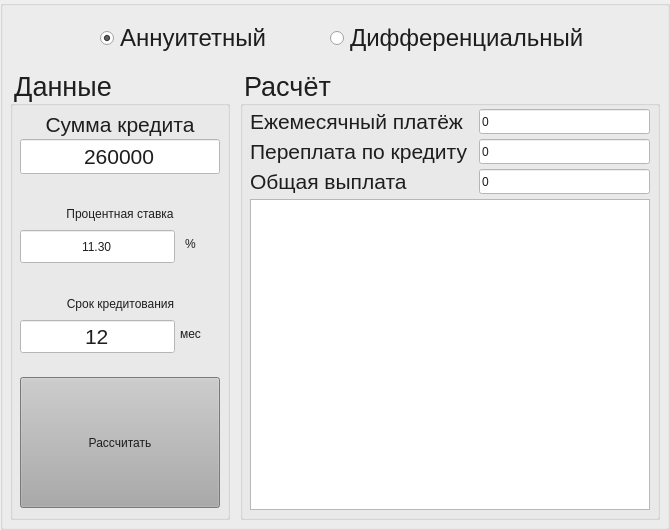
   <widget class="QGroupBox" name="gBox_credit">
    <property name="geometry">
     <rect>
      <x>585</x>
      <y>5</y>
      <width>670</width>
      <height>530</height>
     </rect>
    </property>
    <property name="title">
     <string/>
    </property>
    <widget class="QRadioButton" name="annuit">
     <property name="geometry">
      <rect>
       <x>100</x>
       <y>25</y>
       <width>181</width>
       <height>26</height>
      </rect>
     </property>
     <property name="font">
      <font>
       <pointsize>18</pointsize>
      </font>
     </property>
     <property name="styleSheet">
      <string notr="true">color: rgb(30, 30, 30);</string>
     </property>
     <property name="text">
      <string>Аннуитетный</string>
     </property>
     <property name="checked">
      <bool>true</bool>
     </property>
    </widget>
    <widget class="QRadioButton" name="differen">
     <property name="geometry">
      <rect>
       <x>330</x>
       <y>25</y>
       <width>260</width>
       <height>26</height>
      </rect>
     </property>
     <property name="font">
      <font>
       <pointsize>18</pointsize>
      </font>
     </property>
     <property name="styleSheet">
      <string notr="true">color: rgb(30, 30, 30);</string>
     </property>
     <property name="text">
      <string>Дифференциальный</string>
     </property>
     <property name="checked">
      <bool>false</bool>
     </property>
    </widget>
    <widget class="QGroupBox" name="groupBox_2">
     <property name="geometry">
      <rect>
       <x>10</x>
       <y>69</y>
       <width>220</width>
       <height>451</height>
      </rect>
     </property>
     <property name="font">
      <font>
       <family>Ubuntu</family>
       <pointsize>20</pointsize>
       <weight>50</weight>
       <italic>false</italic>
       <bold>false</bold>
      </font>
     </property>
     <property name="styleSheet">
      <string notr="true">font: 20pt &quot;Ubuntu&quot;;
color: rgb(30, 30, 30);</string>
     </property>
     <property name="title">
      <string>Данные</string>
     </property>
     <widget class="QLineEdit" name="lineEdit_3">
      <property name="enabled">
       <bool>true</bool>
      </property>
      <property name="geometry">
       <rect>
        <x>10</x>
        <y>70</y>
        <width>200</width>
        <height>35</height>
       </rect>
      </property>
      <property name="font">
       <font>
        <family>Ubuntu</family>
        <pointsize>16</pointsize>
        <weight>50</weight>
        <italic>false</italic>
        <bold>false</bold>
       </font>
      </property>
      <property name="styleSheet">
       <string notr="true">font: 16pt &quot;Ubuntu&quot;;
background:rgb(255, 255, 255);</string>
      </property>
      <property name="text">
       <string>260000</string>
      </property>
      <property name="maxLength">
       <number>100</number>
      </property>
      <property name="alignment">
       <set>Qt::AlignCenter</set>
      </property>
     </widget>
     <widget class="QLabel" name="label">
      <property name="geometry">
       <rect>
        <x>10</x>
        <y>40</y>
        <width>200</width>
        <height>30</height>
       </rect>
      </property>
      <property name="font">
       <font>
        <family>Ubuntu</family>
        <pointsize>16</pointsize>
        <weight>50</weight>
        <italic>false</italic>
        <bold>false</bold>
        <stylestrategy>PreferAntialias</stylestrategy>
       </font>
      </property>
      <property name="styleSheet">
       <string notr="true">font: 16pt &quot;Ubuntu&quot;;
color: rgb(30, 30, 30);</string>
      </property>
      <property name="text">
       <string>Сумма кредита</string>
      </property>
      <property name="alignment">
       <set>Qt::AlignCenter</set>
      </property>
     </widget>
     <widget class="QLabel" name="label_2">
      <property name="geometry">
       <rect>
        <x>10</x>
        <y>130</y>
        <width>200</width>
        <height>30</height>
       </rect>
      </property>
      <property name="styleSheet">
       <string notr="true">font: 16pt &quot;Ubuntu&quot;;
color: rgb(30, 30, 30);</string>
      </property>
      <property name="text">
       <string>Процентная ставка</string>
      </property>
      <property name="alignment">
       <set>Qt::AlignCenter</set>
      </property>
     </widget>
     <widget class="QLabel" name="label_3">
      <property name="geometry">
       <rect>
        <x>10</x>
        <y>220</y>
        <width>201</width>
        <height>30</height>
       </rect>
      </property>
      <property name="styleSheet">
       <string notr="true">font: 16pt &quot;Ubuntu&quot;;
color: rgb(30, 30, 30);</string>
      </property>
      <property name="lineWidth">
       <number>2</number>
      </property>
      <property name="text">
       <string>Срок кредитования</string>
      </property>
      <property name="alignment">
       <set>Qt::AlignCenter</set>
      </property>
     </widget>
     <widget class="QSpinBox" name="spinBox">
      <property name="geometry">
       <rect>
        <x>10</x>
        <y>250</y>
        <width>155</width>
        <height>35</height>
       </rect>
      </property>
      <property name="font">
       <font>
        <family>Ubuntu</family>
        <pointsize>16</pointsize>
        <weight>50</weight>
        <italic>false</italic>
        <bold>false</bold>
       </font>
      </property>
      <property name="styleSheet">
       <string notr="true">font: 16pt &quot;Ubuntu&quot;;
background:rgb(255, 255, 255);</string>
      </property>
      <property name="alignment">
       <set>Qt::AlignCenter</set>
      </property>
      <property name="buttonSymbols">
       <enum>QAbstractSpinBox::NoButtons</enum>
      </property>
      <property name="minimum">
       <number>1</number>
      </property>
      <property name="maximum">
       <number>600</number>
      </property>
      <property name="value">
       <number>12</number>
      </property>
     </widget>
     <widget class="QPushButton" name="pB_36">
      <property name="geometry">
       <rect>
        <x>10</x>
        <y>308</y>
        <width>200</width>
        <height>131</height>
       </rect>
      </property>
      <property name="sizePolicy">
       <sizepolicy hsizetype="Expanding" vsizetype="Expanding">
        <horstretch>0</horstretch>
        <verstretch>0</verstretch>
       </sizepolicy>
      </property>
      <property name="styleSheet">
       <string notr="true">font: 24pt &quot;Ubuntu&quot;;
background:rgb(170, 170, 170);
color:rgb(30, 30, 30);</string>
      </property>
      <property name="text">
       <string>Рассчитать</string>
      </property>
     </widget>
     <widget class="QLabel" name="label_32">
      <property name="geometry">
       <rect>
        <x>170</x>
        <y>250</y>
        <width>40</width>
        <height>30</height>
       </rect>
      </property>
      <property name="styleSheet">
       <string notr="true">font: 16pt &quot;Ubuntu&quot;;
color: rgb(30, 30, 30);</string>
      </property>
      <property name="lineWidth">
       <number>2</number>
      </property>
      <property name="text">
       <string>мес</string>
      </property>
     </widget>
     <widget class="QLabel" name="label_33">
      <property name="geometry">
       <rect>
        <x>175</x>
        <y>160</y>
        <width>21</width>
        <height>30</height>
       </rect>
      </property>
      <property name="styleSheet">
       <string notr="true">font: 16pt &quot;Ubuntu&quot;;
color: rgb(30, 30, 30);</string>
      </property>
      <property name="lineWidth">
       <number>2</number>
      </property>
      <property name="text">
       <string>%</string>
      </property>
     </widget>
     <widget class="QDoubleSpinBox" name="doubleSpinBox">
      <property name="geometry">
       <rect>
        <x>10</x>
        <y>160</y>
        <width>155</width>
        <height>35</height>
       </rect>
      </property>
      <property name="styleSheet">
       <string notr="true">font: 16pt &quot;Ubuntu&quot;;
background:rgb(255, 255, 255);</string>
      </property>
      <property name="locale">
       <locale language="English" country="UnitedStates"/>
      </property>
      <property name="alignment">
       <set>Qt::AlignCenter</set>
      </property>
      <property name="buttonSymbols">
       <enum>QAbstractSpinBox::NoButtons</enum>
      </property>
      <property name="showGroupSeparator" stdset="0">
       <bool>true</bool>
      </property>
      <property name="decimals">
       <number>2</number>
      </property>
      <property name="minimum">
       <double>-10.000000000000000</double>
      </property>
      <property name="maximum">
       <double>1000.000000000000000</double>
      </property>
      <property name="singleStep">
       <double>0.100000000000000</double>
      </property>
      <property name="value">
       <double>11.300000000000001</double>
      </property>
     </widget>
    </widget>
    <widget class="QGroupBox" name="groupBox_3">
     <property name="geometry">
      <rect>
       <x>240</x>
       <y>69</y>
       <width>420</width>
       <height>451</height>
      </rect>
     </property>
     <property name="font">
      <font>
       <family>Ubuntu</family>
       <pointsize>20</pointsize>
       <weight>50</weight>
       <italic>false</italic>
       <bold>false</bold>
      </font>
     </property>
     <property name="styleSheet">
      <string notr="true">font: 20pt &quot;Ubuntu&quot;;
color: rgb(30, 30, 30);</string>
     </property>
     <property name="title">
      <string>Расчёт</string>
     </property>
     <widget class="QLineEdit" name="lineEdit_7">
      <property name="geometry">
       <rect>
        <x>239</x>
        <y>40</y>
        <width>171</width>
        <height>25</height>
       </rect>
      </property>
      <property name="styleSheet">
       <string notr="true">font: 16pt &quot;Ubuntu&quot;;
background:rgb(255, 255, 255);</string>
      </property>
      <property name="text">
       <string>0</string>
      </property>
      <property name="readOnly">
       <bool>true</bool>
      </property>
     </widget>
     <widget class="QLabel" name="label_7">
      <property name="geometry">
       <rect>
        <x>10</x>
        <y>40</y>
        <width>225</width>
        <height>25</height>
       </rect>
      </property>
      <property name="font">
       <font>
        <family>Ubuntu</family>
        <pointsize>16</pointsize>
        <weight>50</weight>
        <italic>false</italic>
        <bold>false</bold>
       </font>
      </property>
      <property name="styleSheet">
       <string notr="true">font: 16pt &quot;Ubuntu&quot;;
color: rgb(30, 30, 30);</string>
      </property>
      <property name="text">
       <string>Ежемесячный платёж</string>
      </property>
     </widget>
     <widget class="QLabel" name="label_8">
      <property name="geometry">
       <rect>
        <x>10</x>
        <y>70</y>
        <width>225</width>
        <height>25</height>
       </rect>
      </property>
      <property name="font">
       <font>
        <family>Ubuntu</family>
        <pointsize>16</pointsize>
        <weight>50</weight>
        <italic>false</italic>
        <bold>false</bold>
       </font>
      </property>
      <property name="styleSheet">
       <string notr="true">font: 16pt &quot;Ubuntu&quot;;
color: rgb(30, 30, 30);</string>
      </property>
      <property name="text">
       <string>Переплата по кредиту</string>
      </property>
     </widget>
     <widget class="QLineEdit" name="lineEdit_8">
      <property name="geometry">
       <rect>
        <x>239</x>
        <y>70</y>
        <width>171</width>
        <height>25</height>
       </rect>
      </property>
      <property name="styleSheet">
       <string notr="true">font: 16pt &quot;Ubuntu&quot;;
background:rgb(255, 255, 255);</string>
      </property>
      <property name="text">
       <string>0</string>
      </property>
      <property name="readOnly">
       <bool>true</bool>
      </property>
     </widget>
     <widget class="QLineEdit" name="lineEdit_9">
      <property name="geometry">
       <rect>
        <x>239</x>
        <y>100</y>
        <width>171</width>
        <height>25</height>
       </rect>
      </property>
      <property name="styleSheet">
       <string notr="true">font: 16pt &quot;Ubuntu&quot;;
background:rgb(255, 255, 255);</string>
      </property>
      <property name="text">
       <string>0</string>
      </property>
      <property name="readOnly">
       <bool>true</bool>
      </property>
     </widget>
     <widget class="QLabel" name="label_9">
      <property name="geometry">
       <rect>
        <x>10</x>
        <y>100</y>
        <width>226</width>
        <height>25</height>
       </rect>
      </property>
      <property name="font">
       <font>
        <family>Ubuntu</family>
        <pointsize>16</pointsize>
        <weight>50</weight>
        <italic>false</italic>
        <bold>false</bold>
       </font>
      </property>
      <property name="styleSheet">
       <string notr="true">font: 16pt &quot;Ubuntu&quot;;
color: rgb(30, 30, 30);</string>
      </property>
      <property name="text">
       <string>Общая выплата</string>
      </property>
     </widget>
     <widget class="QTextEdit" name="textEdit">
      <property name="geometry">
       <rect>
        <x>10</x>
        <y>130</y>
        <width>400</width>
        <height>311</height>
       </rect>
      </property>
      <property name="readOnly">
       <bool>true</bool>
      </property>
     </widget>
    </widget>
   </widget>
